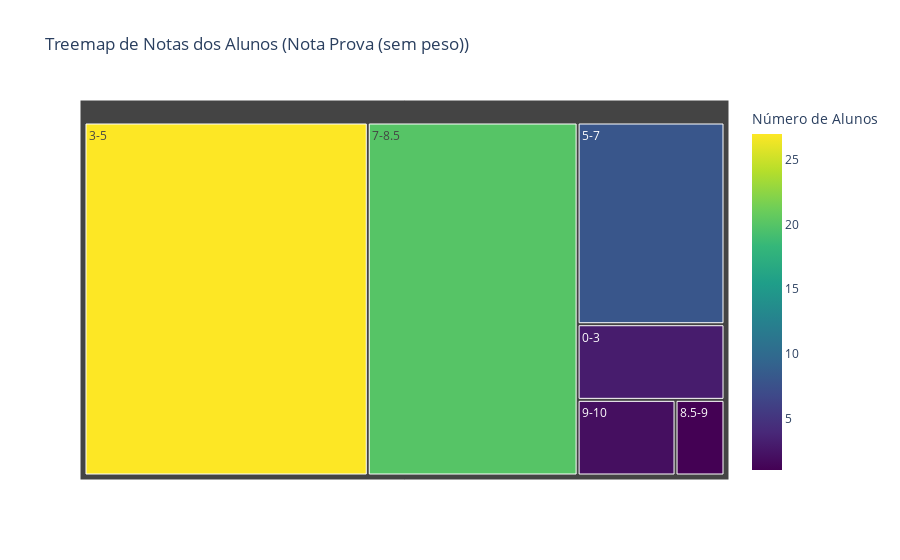

This figure's notebook cell:
### Code cell
# TreeMap das notas
bins = [0, 3, 5, 7, 8.5, 9, 10]
labels = ['0-3', '3-5', '5-7', '7-8.5', '8.5-9', '9-10']  # Rótulos para os bins

df['Faixa de Nota'] = pd.cut(df['Nota Prova (sem peso)'], bins=bins, labels=labels)
# Contar a quantidade de alunos em cada faixa de nota
df_faixa = df['Faixa de Nota'].value_counts().reset_index()
df_faixa.columns = ['Faixa de Nota', 'Número de Alunos']

fig = px.treemap(df_faixa, 
                 path=['Faixa de Nota'], 
                 values='Número de Alunos', 
                 title="Treemap de Notas dos Alunos (Nota Prova (sem peso))",
                 color='Número de Alunos',
                 color_continuous_scale='Viridis')

fig.show()

### Figure 1 — Plotly figure (JSON) as saved in the notebook; plotly's stock layout.template omitted (floating-point values rounded to 4 significant figures)
{"data": [{"branchvalues": "total", "customdata": [[3], [27], [8], [20], [1], [2]], "domain": {"x": [0, 1], "y": [0, 1]}, "hovertemplate": "labels=%{label}<br>Número de Alunos_sum=%{value}<br>parent=%{parent}<br>id=%{id}<br>Número de Alunos=%{color}<extra></extra>", "ids": ["0-3", "3-5", "5-7", "7-8.5", "8.5-9", "9-10"], "labels": ["0-3", "3-5", "5-7", "7-8.5", "8.5-9", "9-10"], "marker": {"coloraxis": "coloraxis", "colors": [3, 27, 8, 20, 1, 2]}, "name": "", "parents": ["", "", "", "", "", ""], "type": "treemap", "values": [3, 27, 8, 20, 1, 2]}], "layout": {"coloraxis": {"colorbar": {"title": {"text": "Número de Alunos"}}, "colorscale": [[0, "#440154"], [0.1111, "#482878"], [0.2222, "#3e4989"], [0.3333, "#31688e"], [0.4444, "#26828e"], [0.5556, "#1f9e89"], [0.6667, "#35b779"], [0.7778, "#6ece58"], [0.8889, "#b5de2b"], [1, "#fde725"]]}, "legend": {"tracegroupgap": 0}, "title": {"text": "Treemap de Notas dos Alunos (Nota Prova (sem peso))"}}}
